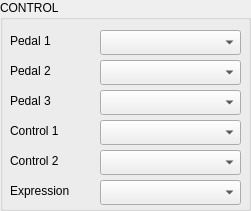
   <widget class="QGroupBox" name="gb_Control">
    <property name="geometry">
     <rect>
      <x>860</x>
      <y>460</y>
      <width>251</width>
      <height>211</height>
     </rect>
    </property>
    <property name="title">
     <string>CONTROL</string>
    </property>
    <widget class="QLabel" name="label_control_Pedal1">
     <property name="geometry">
      <rect>
       <x>10</x>
       <y>30</y>
       <width>81</width>
       <height>21</height>
      </rect>
     </property>
     <property name="text">
      <string>Pedal 1</string>
     </property>
    </widget>
    <widget class="QComboBox" name="control_Pedal1">
     <property name="geometry">
      <rect>
       <x>100</x>
       <y>30</y>
       <width>141</width>
       <height>25</height>
      </rect>
     </property>
    </widget>
    <widget class="QLabel" name="label_control_Pedal2">
     <property name="geometry">
      <rect>
       <x>10</x>
       <y>60</y>
       <width>81</width>
       <height>21</height>
      </rect>
     </property>
     <property name="text">
      <string>Pedal 2</string>
     </property>
    </widget>
    <widget class="QComboBox" name="control_Pedal2">
     <property name="geometry">
      <rect>
       <x>100</x>
       <y>60</y>
       <width>141</width>
       <height>25</height>
      </rect>
     </property>
    </widget>
    <widget class="QComboBox" name="control_Pedal3">
     <property name="geometry">
      <rect>
       <x>100</x>
       <y>90</y>
       <width>141</width>
       <height>25</height>
      </rect>
     </property>
    </widget>
    <widget class="QLabel" name="label_control_Pedal3">
     <property name="geometry">
      <rect>
       <x>10</x>
       <y>90</y>
       <width>81</width>
       <height>21</height>
      </rect>
     </property>
     <property name="text">
      <string>Pedal 3</string>
     </property>
    </widget>
    <widget class="QLabel" name="label_control_Control1">
     <property name="geometry">
      <rect>
       <x>10</x>
       <y>120</y>
       <width>81</width>
       <height>21</height>
      </rect>
     </property>
     <property name="text">
      <string>Control 1</string>
     </property>
    </widget>
    <widget class="QComboBox" name="control_Control1">
     <property name="geometry">
      <rect>
       <x>100</x>
       <y>120</y>
       <width>141</width>
       <height>25</height>
      </rect>
     </property>
    </widget>
    <widget class="QLabel" name="label_control_Control2">
     <property name="geometry">
      <rect>
       <x>10</x>
       <y>150</y>
       <width>81</width>
       <height>21</height>
      </rect>
     </property>
     <property name="text">
      <string>Control 2</string>
     </property>
    </widget>
    <widget class="QComboBox" name="control_Control2">
     <property name="geometry">
      <rect>
       <x>100</x>
       <y>150</y>
       <width>141</width>
       <height>25</height>
      </rect>
     </property>
    </widget>
    <widget class="QLabel" name="label_control_Expression">
     <property name="geometry">
      <rect>
       <x>10</x>
       <y>180</y>
       <width>81</width>
       <height>21</height>
      </rect>
     </property>
     <property name="text">
      <string>Expression</string>
     </property>
    </widget>
    <widget class="QComboBox" name="control_Expression">
     <property name="geometry">
      <rect>
       <x>100</x>
       <y>180</y>
       <width>141</width>
       <height>25</height>
      </rect>
     </property>
    </widget>
   </widget>
